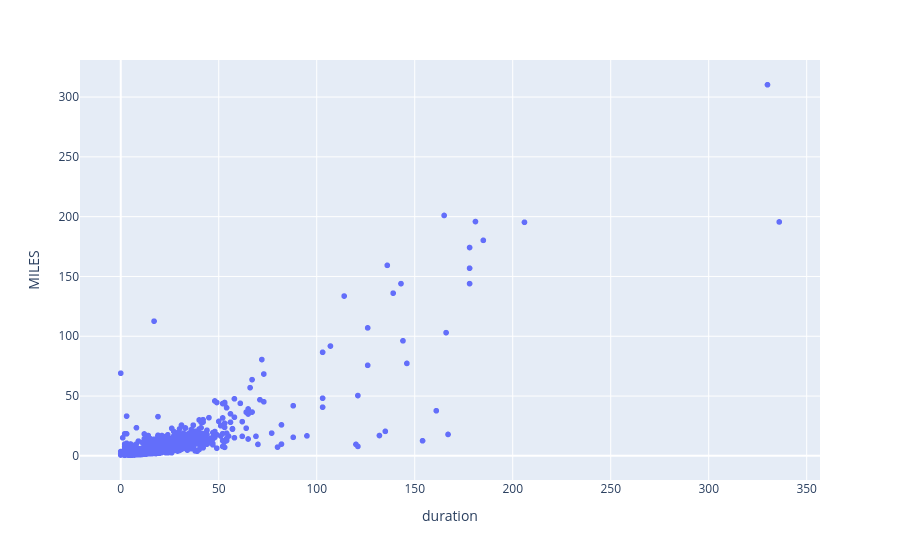

The notebook cell saved with this chart:
### Code cell
#milage vs duration (sanity check)
px.scatter(
    df,
    x= "duration",
    y = "MILES"
)

### Figure 1 — Plotly figure (JSON) as saved in the notebook; plotly's stock layout.template omitted (floating-point values rounded to 4 significant figures; data arrays with more than 128 entries replaced by an {"elided": "..."} marker saying what was removed)
{"data": [{"hovertemplate": "duration=%{x}<br>MILES=%{y}<extra></extra>", "legendgroup": "", "marker": {"color": "#636efa", "symbol": "circle"}, "mode": "markers", "name": "", "showlegend": false, "type": "scattergl", "x": {"elided": "1154 float values"}, "xaxis": "x", "y": {"elided": "1154 float values"}, "yaxis": "y"}], "layout": {"legend": {"tracegroupgap": 0}, "margin": {"t": 60}, "xaxis": {"anchor": "y", "domain": [0, 1], "title": {"text": "duration"}}, "yaxis": {"anchor": "x", "domain": [0, 1], "title": {"text": "MILES"}}}}
